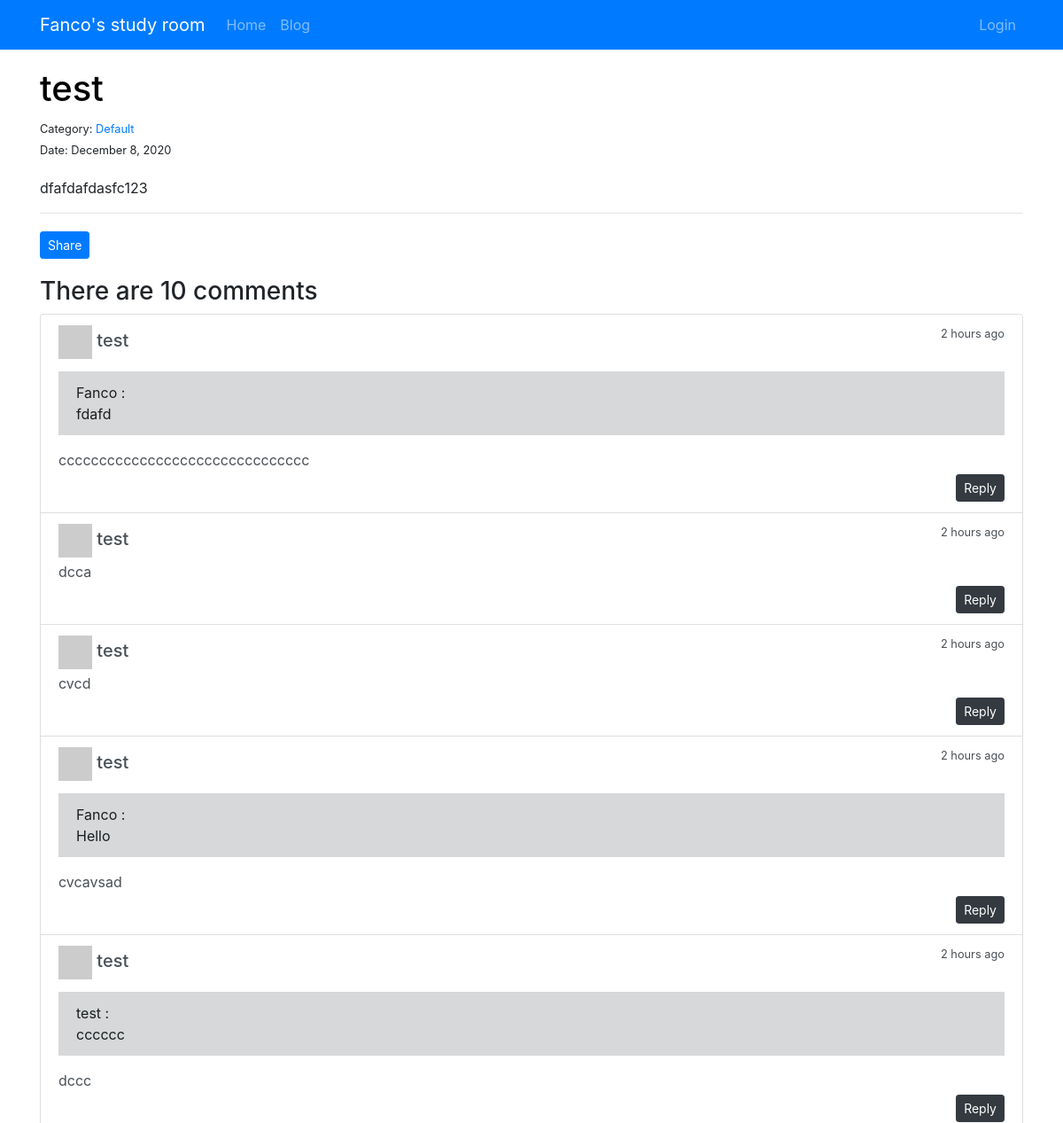
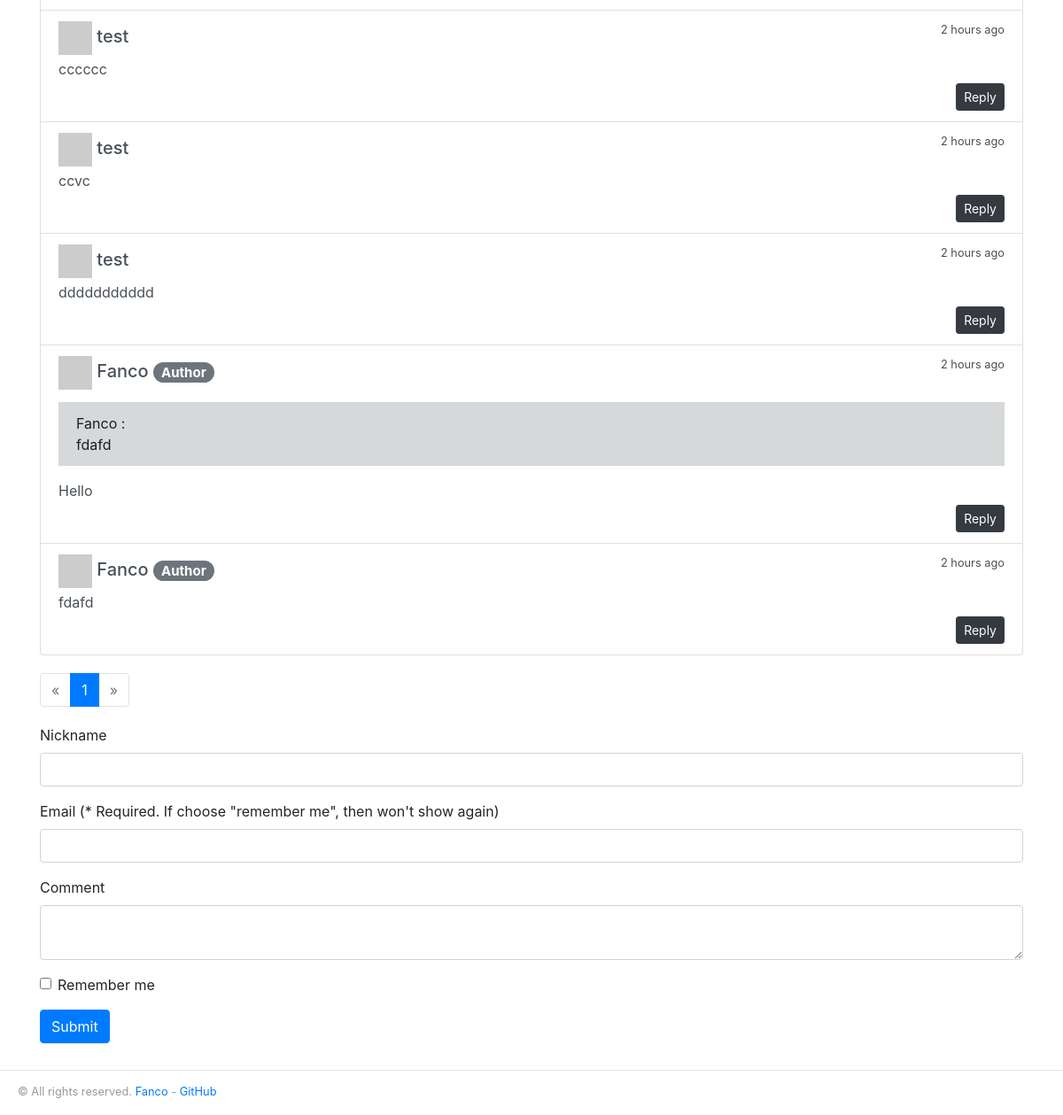
Page /post/test on the committed database (2 pictures, top to bottom).
### Blog/models.py (models this page shows, shortened)
@whooshee.register_model('title','body')
class Post(db.Model):
	__tablename__ = 'posts'
	id = db.Column(db.Integer, primary_key=True)
	title = db.Column(db.String(60))
	body = db.Column(db.Text)
	body_html = db.Column(db.Text)
	timestamp = db.Column(db.DateTime, default=datetime.utcnow, index=True)
	can_comment = db.Column(db.Boolean, default=True)
	category_id = db.Column(db.Integer, db.ForeignKey('categorys.id'))
	comments = db.relationship('Comment', backref='post', cascade='all, delete-orphan')

class Category(db.Model):
	__tablename__ = 'categorys'
	id = db.Column(db.Integer, primary_key=True)
	name = db.Column(db.String(30), unique=True)
	posts = db.relationship('Post', backref='category')

@whooshee.register_model('body')
class Comment(db.Model):
	__tablename__ = 'comments'
	id = db.Column(db.Integer, primary_key=True)
	body = db.Column(db.Text)
	timestamp = db.Column(db.DateTime, default=datetime.utcnow, index=True)
	author_id = db.Column(db.Integer, db.ForeignKey('users.id'))
	post_id = db.Column(db.Integer, db.ForeignKey('posts.id'))
	replied_id = db.Column(db.Integer, db.ForeignKey('comments.id'))
	replies = db.relationship('Comment', back_populates='replied')
	replied = db.relationship('Comment', back_populates='replies', remote_side=[id])

@whooshee.register_model('username')
class User(db.Model, UserMixin):
	__tablename__ = 'users'
	id = db.Column(db.Integer, primary_key=True)
	email = db.Column(db.String(64), unique=True, index=True)
	username = db.Column(db.String(20), unique=True, index=True)
	password_hash = db.Column(db.String(128))
	image = db.Column(db.String(128))
	create_at = db.Column(db.DateTime, default=datetime.utcnow)
	last_seen = db.Column(db.DateTime(), default=datetime.utcnow)
	role_id = db.Column(db.Integer, db.ForeignKey('roles.id'))
	comments = db.relationship('Comment', backref='author')
	@property
	def is_admin(self):
		return self.role.name == 'ADMIN'
	@property
	def password(self):
		raise AttributeError('password is not a readable attribute')

### Blog/blueprints/blog.py (the view)
@blog_bp.route('/post/<param>', methods=['GET'])
def show_post(param):
    post = Post.query.filter_by(title=param).first_or_404()
    page = request.args.get('page', 1, type=int)
    per_page = current_app.config['BLOG_POST_PER_PAGE']
    comment_pagination = Comment.query.filter_by(post_id=post.id).order_by(Comment.timestamp.desc()).paginate(
        page, per_page)
    comments = comment_pagination.items
    if current_user.is_authenticated or 'browser_email' in session:
        form = CommentFormHiddenEmail()
        form.email.data = current_user.email if not current_user.is_anonymous else session['browser_email']
    else:
        form = CommentForm()
    try:
        form.name.data = current_user.username
    except:
        form.name.data = session['browser_user'] if ('browser_user' in session) else None
    return render_template('blog/post.html', pagination=comment_pagination, post=post, comments=comments, form=form)

### Blog/form.py
class CommentForm(FlaskForm):
	name = StringField('Nickname', validators=[DataRequired(), Length(1,20)])
	email = StringField("Email (* Required. If choose \"remember me\", then won't show again)", validators=[DataRequired(), Length(1, 254), Email()])
	body = TextAreaField('Comment', validators=[DataRequired()])
	remember = BooleanField('Remember me')
	be_reply = HiddenField('Replied')
	submit = SubmitField('Submit')

### Blog/__init__.py (called while the page is built)
def register_template_context(app):
    @app.context_processor
    def make_template_context():
        admin = User.query.filter_by(username='admin').first()
        categories = Category.query.order_by(Category.name).all()
        return dict(admin=admin, categories=categories)

### Blog/templates/blog/post.html (shortened to what this page needs)
{% extends 'base.html' %}
{% from 'bootstrap/form.html' import render_form %}
{% from 'bootstrap/pagination.html' import render_pagination %}
{% block head %}
{{ super() }}
<link rel="stylesheet" href="{{ url_for('static', filename='css/github.css') }}" type="text/css">
{% endblock %}
{% block content %}
<div class="page-header">
    <h1>{{ post.title }}
    </h1>
    <small>
        Category: <a
            href="{{ url_for('.categories', category_id=post.category_id) }}">{{ post.category.name }}</a><br>
        Date: {{ moment(post.timestamp).format('LL') }}
    </small>
</div>
<div class="row">
    <div class="col-sm-12">
        <div id="article">
            {% if post.body_html %}
            {{ post.body_html | safe }}
            {% else %}
            {{ post.body }}
            {% endif %}
        </div>
        <hr>
        <button type="button" class="btn btn-primary btn-sm" data-toggle="modal" data-target=".postLinkModal">Share</button>
        <div class="comments" id="comments">
            <h3>There are {{ comments|length }} comments
            </h3>
            <ul class="list-group">
                {% for comment in comments %}
                <li class="list-group-item list-group-item-action flex-column">
                    <div class="d-flex w-100 justify-content-between">
                        <h5 class="mb-1">
                            <img width="38" height="38" src="{{ comment.author.image }}">
                            <span>{{ comment.author.username }}</span>
                            {% if comment.author.is_admin %}
                            <span class="badge badge-pill badge-secondary">Author</span>
                            {% endif %}
                        </h5>
                        <small data-toggle="tooltip" data-placement="top" data-delay="500"
                               data-timestamp="{{ comment.timestamp.strftime('%Y-%m-%dT%H:%M:%SZ') }}">
                            {{ moment(comment.timestamp).fromNow() }}
                        </small>
                    </div>
                    {% if comment.replied %}
                    <p class="reply_comment alert-dark reply-body">
                        {{ comment.replied.author.username }} :<br>
                        {{ comment.replied.body }}
                    </p>
                    {%- endif -%}
                    <p class="mb-1">{{ comment.body }}</p>
                    <div class="float-right">
                        <button class="btn btn-dark btn-sm reply" data-reply-id="{{ comment.id }}">Reply</button>
                    </div>
                </li>
                {% endfor %}
            </ul>
        </div>
        {% if comments %}
        {{ render_pagination(pagination, fragment='#comments') }}
        {% endif %}
        {% if post.can_comment%}
        <div id="comment-form">
            {{ render_form(form, action=url_for('blog.leave_comment', param=post.title)) }}
        </div>
        {% endif %}
    </div>
</div>
{% endblock %}

### Blog/static/css/style.css (style rules this page uses)
html { overflow-y: scroll; }
:root { overflow-y: auto; overflow-x: hidden; }
:root body { position: absolute; }
body { width: 100vw; overflow: hidden; }
nav { margin-bottom: 20px; }
.page-header { padding-bottom: 20px; }
.comments { margin: 20px 0; }
.reply-body { margin-top: 10px; }
textarea { height: 250px; }
.reply_comment { position: relative; padding: 0.75rem 1.25rem; margin-bottom: 1rem; border: 0 solid transparent; }

### Blog/static/css/github.css (style rules this page uses)
h1 { color: black; }
hr { height: 4px; }
img { max-width: 100%; }

### rows in the picture
Post: title "test", timestamp "December 8, 2020", body_html "dfafdafdasfc123"
Category: category.name "Default"
Comment: author.username "test", timestamp "2 hours ago", replied.author.username "Fanco", replied.body "fdafd", body "ccccccccccccccccccccccccccccccc"
Comment: author.username "test", timestamp "2 hours ago", body "dcca"
Comment: author.username "test", timestamp "2 hours ago", body "cvcd"
Comment: author.username "test", timestamp "2 hours ago", replied.author.username "Fanco", replied.body "Hello", body "cvcavsad"
Comment: author.username "test", timestamp "2 hours ago", replied.author.username "test", replied.body "cccccc", body "dccc"
Comment: author.username "test", timestamp "2 hours ago", body "cccccc"
Comment: author.username "test", timestamp "2 hours ago", body "ccvc"
Comment: author.username "test", timestamp "2 hours ago", body "ddddddddddd"
Comment: author.username "Fanco", shows "Author", timestamp "2 hours ago", replied.author.username "Fanco", replied.body "fdafd", body "Hello"
Comment: author.username "Fanco", shows "Author", timestamp "2 hours ago", body "fdafd"

### other values in the picture
{{ render_nav_item('index.index', 'Home') }} "Home"
{{ render_nav_item('blog.blogs', 'Blog') }} "Blog"
{{ render_nav_item('auth.login', 'Login') }} "Login"
{{ comments|length }} "10"
{{ render_pagination(pagination, fragment='#comments') }} "« 1 »"
